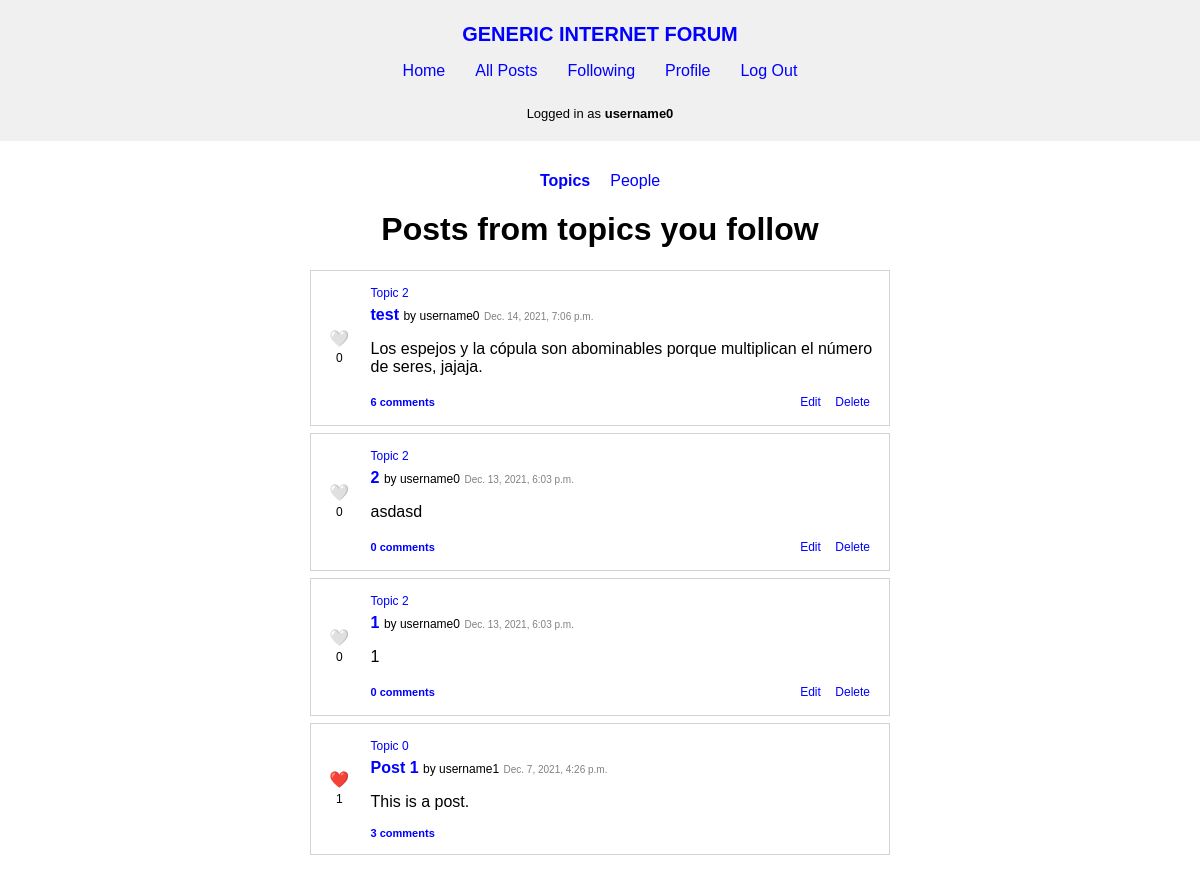
The app's page /following/topics (signed in) with its own data.
### forum/models.py (models this page shows, shortened)
class User(AbstractUser):
    pass

class Topic(models.Model):
    creator = models.ForeignKey(
        User, on_delete=models.CASCADE, related_name="topics")
    name = models.TextField(max_length=120, unique=True)
    description = models.TextField(max_length=1000)
    timestamp = models.DateTimeField(auto_now_add=True)

class Post(models.Model):
    topic = models.ForeignKey(
        Topic, on_delete=models.CASCADE, related_name="posts")
    author = models.ForeignKey(
        User, on_delete=models.CASCADE, related_name="posts")
    title = models.TextField(max_length=120)
    content = models.TextField(max_length=5000)
    timestamp = models.DateTimeField(auto_now_add=True)

### forum/views.py (the view)
# urls.py: path("following/topics", views.following_topics, name="following_topics"),
def following_topics(request):
    user = User.objects.get(id=request.user.id)
    topics_following = user.topics_following.all()
    all_posts = Post.objects.filter(
        topic__in=[follow.following for follow in topics_following]).order_by("-timestamp").all()
    posts = parse_posts(all_posts, request.user)
    return render(request, "forum/following-topics.html", {
        "posts": posts
    })

### forum/util.py (called while the page is built)
def parse_posts(all_posts, user):
    posts = []
    for post in all_posts:
        liked = False
        if user.is_authenticated:
            liked = bool(post.likes.filter(liked_by=user.id))
        posts.append({
            "id": post.id,
            "topic": post.topic,
            "author": post.author,
            "title": post.title,
            "content": post.content,
            "timestamp": post.timestamp,
            "likes": len(post.likes.all()),
            "liked_by_user": liked,
            "comments": post.comments.all(),
            "comment_number": len(post.comments.all())
        })
    return posts

### forum/templates/forum/following-topics.html
{% extends "forum/layout.html" %}
{% load static %}
{% block css %}
    <link href="{% static 'forum/following.css' %}" rel="stylesheet">
    <link href="{% static 'forum/posts.css' %}" rel="stylesheet">
{% endblock %}
{% block body %}
    {% if user.is_authenticated %}
        <div id="links">
            <ul>
                <li><a href="{% url 'following_topics' %}"><b>Topics</b></a></li>
                <li><a href="{% url 'following_people' %}">People</a></li>
            </ul>
        </div>
        {% if posts %}
            <div id="posts">
                <h1>Posts from topics you follow</h1>
                {% include "forum/posts.html" %}
            </div>
        {%  else %}
            <p class="message">You don't follow <b>any topic</b> yet.</p>
        {% endif %}
    {% else%}
            <p class="message">You must be <b>logged in</b> to view things you follow.</p>
    {% endif %}
{% endblock %}

### forum/templates/forum/layout.html (shortened to what this page needs)
{% load static %}
<!DOCTYPE html>
<html lang="en">
    <head>
        <link href="{% static 'forum/layout.css' %}" rel="stylesheet">
        {% block css %}
        {% endblock %}
    </head>
    <body>
        <nav>
            <div>
                <a id="site-title" href="{% url 'index' %}">GENERIC INTERNET FORUM</a>
                <ul>
                    <li>
                        <a href="{% url 'index' %}">Home</a>
                    </li>
                    <li>
                        <a href="{% url 'all_posts' %}">All Posts</a>
                    </li>
                    {% if user.is_authenticated %}
                        <li>
                            <a href="{% url 'following_topics' %}">Following</a>
                        </li>
                        <li>
                            <a href="{% url 'profile' user.username %}">Profile</a>
                        </li>
                        <li>
                            <a href="{% url 'logout' %}">Log Out</a>
                        </li>
                    {% endif %}
                </ul>
            </div>
            {% if user.is_authenticated %}
                <p id="logged-in-as">Logged in as <strong>{{ user.username }}</strong></p>
            {% endif %}
        </nav>
        <div class="body">
            {% block body %}
            {% endblock %}
        </div>
    </body>
</html>

### forum/templates/forum/posts.html (shortened to what this page needs)
{% load static %}
{% block posts %}
    <ul>
        {% for post in posts %}
            <li class="post" id="post-{{ post.id }}">
                <div class="post-left">
                    <span class="like">
                        {% if user.is_authenticated %}
                            <span class="like-button" data-id="{{ post.id }}" data-liked="{{ post.liked_by_user }}" data-likes="{{ post.likes }}" data-likedobject="post">
                                {% if post.liked_by_user %}
                                    ❤️
                                {% else %}
                                    🤍
                                {% endif %}
                            </span>
                        {% else %}
                            <span>
                                🤍
                            </span>
                        {% endif %}
                        <span class="like-number">{{ post.likes }}</span>
                    </span>
                </div>
                <div class="post-right">
                    {% if not topic %}
                        <a class="topic-name" href="{% url 'topic' post.topic.name %}">{{ post.topic.name }}</a>
                    {% endif %}
                    <a class="post-title" href="{% url 'post' post.id %}">{{ post.title }}</a> <span class="post-by">by <a class="username" href="{% url 'profile' post.author.username %}">{{ post.author.username }}</a></span> <span class="timestamp">{{ post.timestamp }}</span>
                    <p class="post-content">{{ post.content }}</p>
                    <div>
                        <a class="comment-number" href="{% url 'post' post.id %}">{{ post.comment_number }} comment{% if post.comment_number != 1 %}s{% endif %}</a>
                        {% if user.is_authenticated and post.author.id == user.id %}
                            <span class="edit-delete">
                                <button class="edit-button" data-id="{{ post.id }}">Edit</button>
                                <button class="delete-button" data-id="{{ post.id }}">Delete</button>
                            </span>
                        {% endif %}
                    </div>
                </div>
            </li>
        {% endfor %}
    </ul>
{% endblock %}

### forum/static/forum/layout.css (style rules this page uses)
body { margin: 0; font-family: sans-serif; }
h1, h2, h3 { text-align: center; }
.body { padding: 15px; max-width: 600px; margin: 0 auto; }
ul { list-style: none; padding: 0; }
nav { background-color: #f0f0f0; padding: 10px 35px; }
nav > div { text-align: center; padding-top: 13px; }
#site-title { font-weight: bold; font-size: 20px; }
nav a { text-decoration: none; }
nav ul { display: flex; gap: 30px; justify-content: center; }
#logged-in-as { font-size: 13px; padding: 10px; text-align: center; margin: 0; }
a { text-decoration: none; color: blue; }

### forum/static/forum/following.css (style rules this page uses)
#links { max-width: 600px; margin: 0 auto; text-align: center; }
#links ul { display: flex; gap: 20px; padding: 0; justify-content: center; }

### forum/static/forum/posts.css (style rules this page uses)
.post { text-align: start; border: 1px solid lightgray; padding: 15px 14px; max-width: 550px; margin: 7px auto; display: flex; }
.post-left { padding-right: 17px; align-self: center; text-align: center; }
.post-left .like-number { font-size: 12px; }
.post-right { width: 100%; }
.post-right div { display: flex; align-items: baseline; justify-content: space-between; }
.post-content { white-space: pre-line; }
.topic-name { display: block; font-size: 12px; text-decoration: none; padding-bottom: 6px; }
.post-title { font-weight: bold; }
.post-by { font-size: 12px; }
.username { color: black; text-decoration: none; }
.comment-number { font-size: 11px; font-weight: bold; }
.edit-delete button { font-size: 12px; padding: 0 5px; color: blue; background-color: white; border: none; cursor: pointer; }
.timestamp { font-size: 10px; color: gray; }
.like-button { cursor: pointer; }

### records on screen
User: username "username0"
Topic: likes "0", topic.name "Topic 2", title "test", author.username "username0", timestamp "Dec. 14, 2021, 7:06 p.m.", content "Los espejos y la cópula son abominables porque multiplican el número de seres, jajaja.", comment_number "6", title "2", timestamp "Dec. 13, 2021, 6:03 p.m.", content "asdasd", comment_number "0", title "1", content "1"
Topic: likes "1", topic.name "Topic 0", title "Post 1", author.username "username1", timestamp "Dec. 7, 2021, 4:26 p.m.", content "This is a post.", comment_number "3"
